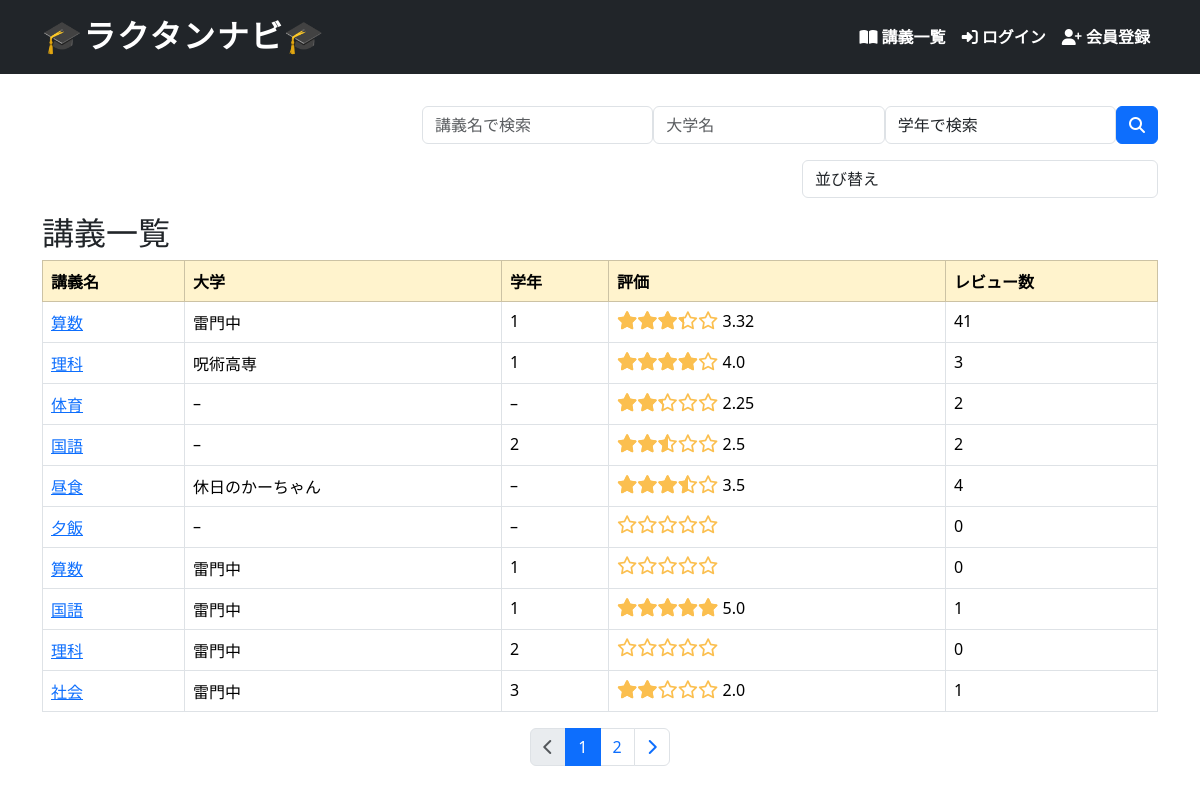
Before: /lectures/ with the older database file.
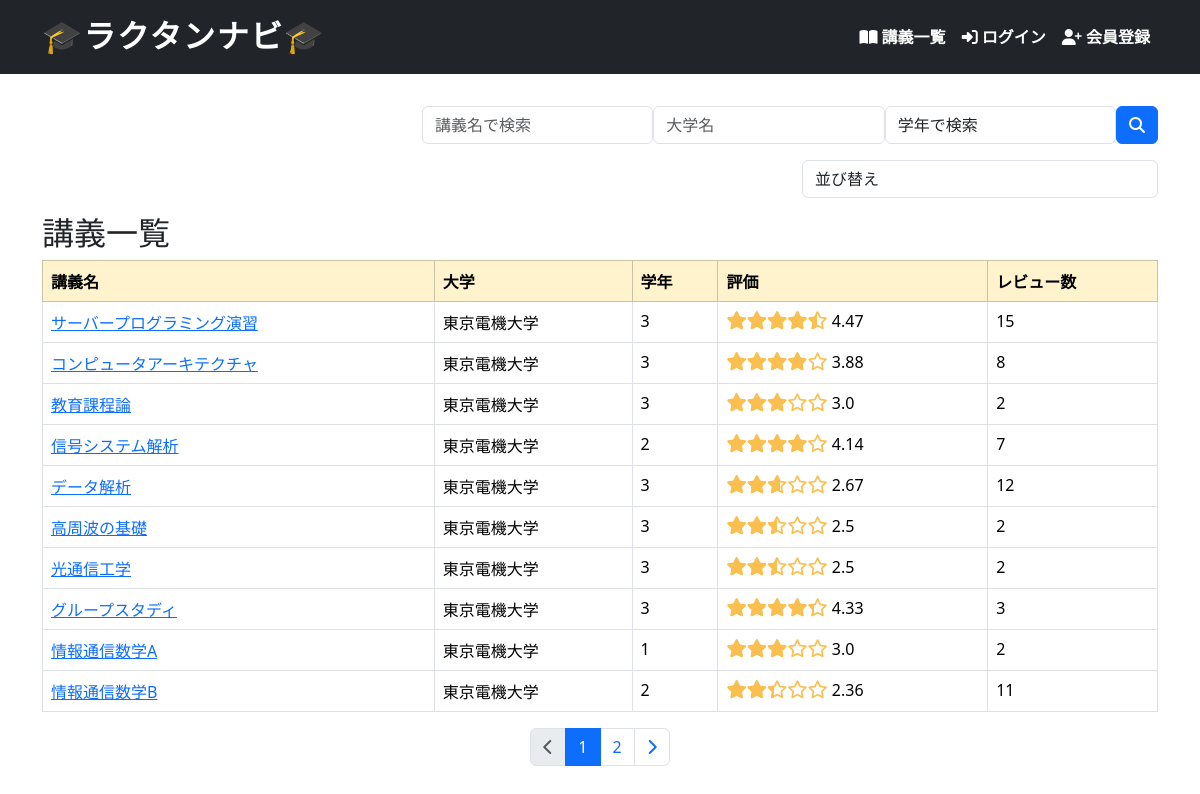
After: the same page with the newer database file.
### helloworld/models.py (models this page shows, shortened)
class Lecture(models.Model):
    name = models.CharField(max_length=128)
    body = models.TextField(null=True, blank=True)
    university = models.CharField(max_length=128, null=True, blank=True)
    school_year = models.IntegerField(null=True, blank=True)
    average_score = models.FloatField(null=True, blank=True)
    reviews_count = models.IntegerField(default=0, blank=True)

### helloworld/views.py (the view)
# urls.py: path('lectures/', views.lecture_index, name='lectures_index'),
def lecture_index(request):
    search_name = request.GET.get('q_name') or "" # 検索キーワード
    search_year = request.GET.get('q_year') or ""
    search_university = request.GET.get('q_university') or ""
    sort = request.GET.get('sort')
    lectures_list = Lecture.objects.all()
    if search_name:
        lectures_list = lectures_list.filter(name__icontains=search_name)
    if search_year:
        lectures_list = lectures_list.filter(school_year=int(search_year))
    if search_university:
        lectures_list = lectures_list.filter(university__icontains=search_university)
    if sort == 'review_count_desc':
        lectures_list = lectures_list.order_by('-reviews_count')  # レビュー高い順
    elif sort == 'review_count_asc':
        lectures_list = lectures_list.order_by('reviews_count')  # レビュー低い順
    elif sort == 'average_score_desc':
        lectures_list = lectures_list.order_by('-average_score')  # 評価高い順
    elif sort == 'average_score_asc':
        lectures_list = lectures_list.order_by('average_score')  # 評価低い順
    paginator = Paginator(lectures_list, 10)
    page_number = request.GET.get('page')
    lectures = paginator.get_page(page_number)
    context = {
        'lectures': lectures,
        'search_name': search_name,
        'search_year': search_year,
        'search_university': search_university,
        'sort': sort,
    }
    return render(request, 'snippets/lectures/index.html', context)

### helloworld/templatetags/star_filters.py (called while the page is built)
@register.filter
def rating_to_percent(value):
    try:
        return float(value) / 5 * 100
    except (ValueError, TypeError):
        return 0

### helloworld/templates/snippets/lectures/index.html (shortened to what this page needs)
{% extends 'base.html' %}
{% load django_bootstrap5 %}
{% block main %}
<div class="row">
    <div class="col-12 col-md-8 offset-md-4">
        <form method="get" class="form-inline mb-3 d-flex">
          <input type="text" name="q_name" value="{{ search_name }}" placeholder="講義名で検索" class="form-control mr-2">
          <input type="text" name="q_university" value="{{ search_university }}" placeholder="大学名" class="form-control mr-2">
          <select name="q_year" class="form-control mr-2">
            <option value="">学年で検索</option>
          </select>
          <button type="submit" class="btn btn-primary"><i class="fa-solid fa-magnifying-glass"></i></button>
        </form>
    </div>
</div>
<div class="row">
    <div class="col-6 offset-6 col-md-4 offset-md-8">
        <form method="get" class="form-inline mb-3">
          <select name="sort" class="form-control mr-2" onchange="this.form.submit()">
            <option value="">並び替え</option>
          </select>
        </form>
    </div>
</div>
<h2>講義一覧</h2>
{% include 'lectures/_lectures_table.html' %}
{% endblock %}

### helloworld/templates/snippets/lectures/_lectures_table.html
<table class="table table-hover table-bordered">
    <thead class="table table-warning">
        <tr>
            <th>講義名</th>
            <th>大学</th>
            <th>学年</th>
            <th>評価</th>
            <th>レビュー数</th>
        </tr>
    </thead>
    <tbody>
        {% for lecture in lectures %}
        <tr>
            <td>
                <a href="{% url 'lectures_show' lecture.id %}">{{ lecture.name }}</a>
            </td>
            <td>{{ lecture.university|default:"–" }}</td>
            <td>{{ lecture.school_year|default:"–" }}</td>
            <td>
                {% load star_filters %}
                <div class="star-rating">
                  <div class="star-rating-fill" style="width: {{ lecture.average_score|rating_to_percent }}%;"></div>
                </div>
                {{ lecture.average_score|default:"" }}
            </td>
            <td>{{ lecture.reviews_count }}</td>
        </tr>
        {% endfor %}
    </tbody>
</table>
{% include '_pagination.html' with list=lectures %}

Changed rows visible on the page:
removed Lecture: name "算数", university "雷門中", school_year "1", average_score "3.32", reviews_count "41"
removed Lecture: name "昼食", university "休日のかーちゃん", school_year "–", average_score "3.5", reviews_count "4"
removed Lecture: name "夕飯", university "–", school_year "–", reviews_count "0"
removed Lecture: name "算数", university "雷門中", school_year "1", reviews_count "0"
removed Lecture: name "国語", university "雷門中", school_year "1", average_score "5.0", reviews_count "1"
removed Lecture: name "理科", university "雷門中", school_year "2", reviews_count "0"
changed Lecture: name "理科" → "サーバープログラミング演習"; university "呪術高専" → "東京電機大学"; school_year "1" → "3"; average_score "4.0" → "4.47"; reviews_count "3" → "15"
changed Lecture: name "体育" → "コンピュータアーキテクチャ"; university "–" → "東京電機大学"; school_year "–" → "3"; average_score "2.25" → "3.88"; reviews_count "2" → "8"
changed Lecture: name "国語" → "教育課程論"; university "–" → "東京電機大学"; school_year "2" → "3"; average_score "2.5" → "3.0"
added Lecture: name "信号システム解析", university "東京電機大学", school_year "2", average_score "4.14", reviews_count "7"
added Lecture: name "データ解析", university "東京電機大学", school_year "3", average_score "2.67", reviews_count "12"
added Lecture: name "高周波の基礎", university "東京電機大学", school_year "3", average_score "2.5", reviews_count "2"
added Lecture: name "光通信工学", university "東京電機大学", school_year "3", average_score "2.5", reviews_count "2"
added Lecture: name "グループスタディ", university "東京電機大学", school_year "3", average_score "4.33", reviews_count "3"
changed Lecture: name "社会" → "情報通信数学A"; university "雷門中" → "東京電機大学"; school_year "3" → "1"; average_score "2.0" → "3.0"; reviews_count "1" → "2"
now on this page (row edited): Lecture: name "情報通信数学B", university "東京電機大学", school_year "2", average_score "2.36", reviews_count "11"
